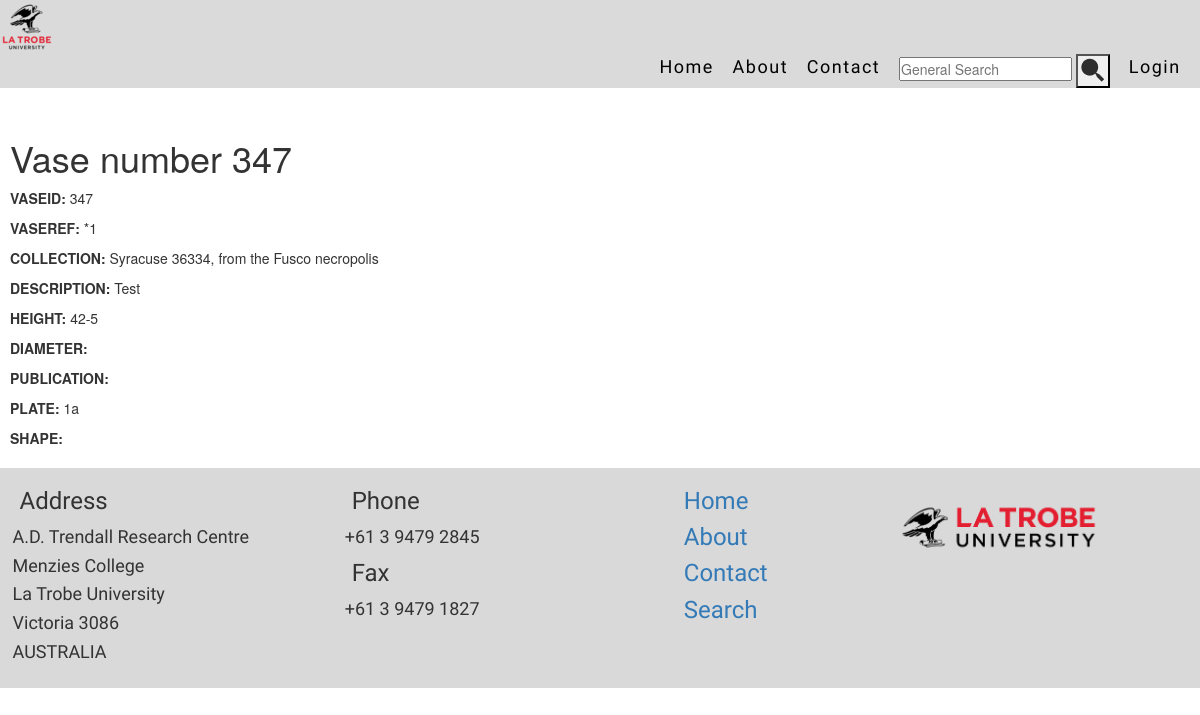
Page /vase/347 on the committed database.
### website/models.py (models this page shows, shortened)
class Vase(models.Model):
    VASEID = models.AutoField(primary_key=True)
    VASEREF = models.CharField(max_length=16, blank=True, null=True)
    COLLECTION = models.CharField(max_length=600,blank=False,null=False)
    PREVIOUSCOL = models.CharField(max_length=600,blank=True, null=True)
    DESCRIPTION = models.CharField(max_length=500,blank=True,null=True)
    PROVENANCE_NAME = models.CharField(max_length=600,blank=True,null=True)
    HEIGHT = models.CharField(max_length=50,blank=True,null=True)
    DIAMETER = models.CharField(max_length=50,blank=True,null=True)
    PUBLICATION = models.CharField(max_length=300,blank=True,null=True)
    PLATE = models.CharField(max_length=100, blank=True,null=True)
    FABRIC = models.CharField(max_length=50, blank=True,null=True)
    TECHNIQUE = models.CharField(max_length=50,blank=True,null=True)
    SHAPE = models.CharField(max_length=50,blank=True,null=True)
    def all_values_culled(self):
        output = model_to_dict(self)
        culled_dict = {key:val for key, val in output.items() if val is not None}
        return culled_dict

### website/views.py (the view)
# urls.py: path('vase/<int:id>', views.vase_page, name="vase_page"),
def vase_page(request, id=None):
    if id is not None:
        if 'save' in request.POST:
            vase_values = {}
            for value in request.POST:
                if value.isupper():
                    vase_values.update({value:request.POST.get(value)})
            modify_record(id, vase_values)
            return redirect(database)
        elif 'delete' in request.POST:
            delete_record(id)
            return redirect(database)
        else:
            try:
                vase_object = Vase.objects.get(VASEID=id)
                vase_output = vase_object.all_values_culled()
                return render(request, 'vase.html', {"vase_object":vase_object, "vase_output":vase_output, "vase_id":id})
            except:
                return render(request, 'missing_vase.html', {})
    else:
        return render(request, 'database.html', {})

### website/templates/vase.html
{% extends 'base.html' %}
{% load static %}
{% block body %}
<h1>Vase number {{vase_id}}</h1>
{% if user.is_authenticated %}
    {% for key, value in vase_output.items %}
    {% if key != "VASEID" %}
        <form method="POST">
        {% csrf_token %}
        <p><strong>{{key}}: </strong><input class="vase_input" type="text" name={{key}} value="{{value}}"></p>
    {% endif %}
    {% endfor %}
    <input name=save class="btn btn-dark my-4" type=submit value="Save Edits" />
    </form>
    <form method="POST">
        {% csrf_token %}
        <input name=delete class="btn btn-danger" type=submit value="Delete Vase" />
    </form>
    {% else %}
    {% for key, value in vase_output.items %}
    <p><strong>{{key}}: </strong>{{value}}</p>
    {% endfor %}
{% endif %}
{% endblock %}

### static/css/style.css (style rules this page uses)
* { margin: 0; padding: 0; box-sizing: border-box; }

### static/css/footer.css (style rules this page uses)
body { margin: 0; padding: 0; }

### rows in the picture
Vase: vase_output "*1" "Syracuse 36334, from the Fusco necropolis" "Test" "42-5" "1a"

### other values in the picture
{{ vase_id }} "347"
{{ key }} "VASEID" "VASEREF" "COLLECTION" "DESCRIPTION" "HEIGHT" "DIAMETER" "PUBLICATION" "PLATE" "SHAPE"
{{ value }} "347"
